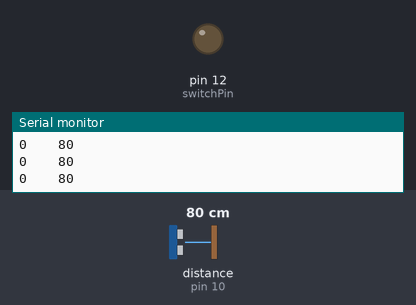
A sketch run on a simulated Arduino Uno, built with avr-gcc and run on an emulated ATmega328P. Shown: output pins drawn as LEDs (lit = HIGH), the last lines printed to the serial monitor. Wiring (inferred from the names in the program): ultrasonic range finder: trigger pin 11; echo pin 10. The test bench sets the inputs (shaded band); at power-on: distance to the obstacle (sensor on pin 10) 80 cm. The echo pulse lasts 58.3 µs per cm; pins used as bus, display or sensor lines are not drawn.

Above: at 1.2 s.
1.3 s: distance to the obstacle (sensor on pin 10) set to 11 cm
2.8 s: distance to the obstacle (sensor on pin 10) set to 8 cm
At 3.3 s:
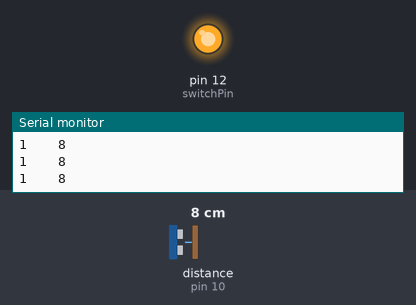
4.3 s: distance to the obstacle (sensor on pin 10) set to 250 cm
At 4.7 s:
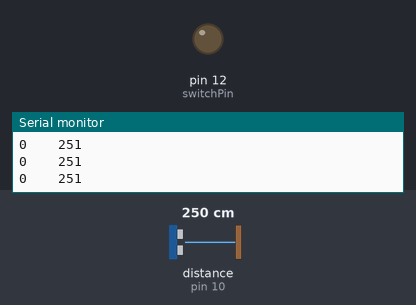
Timing chart, 0 to 7.3 s (numbered marks = the images above; inputs shaded):
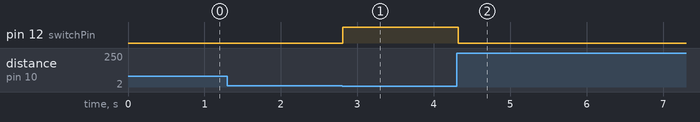

Measured:
- the behaviour switches between 10 and 9 cm on distance to the obstacle (sensor on pin 10) (found by bisection; images 0 and 1)
- after the input at 2.8 s, pin 12 (switchPin): LOW → HIGH at once
- after the input at 4.3 s, pin 12 (switchPin): HIGH → LOW at once

The sketch:

mos_switch_uss.ino
```cpp
/*     Patrick Tafoya
 *     2018 Hyperlynx
 *     Solenoid Valve Trigger Switch:
 *      Trigger the solenoid valves with the DROK 20203
 *      MOS trigger switch board. Signal initialized by
 *      ultrasonic sensor reading. US sensor is not integral
 *      to code, only used to show successful trigger through
 *      sensor reading. Sensor distance NOT filtered.
 *    */

const int switchPin = 12;
const int triggerPin = 11;
const int echoPin = 10;
bool switchByte = false;

void setup() {
  Serial.begin(9600);
  pinMode(switchPin, OUTPUT);
  pinMode(triggerPin, OUTPUT);
  pinMode(echoPin, INPUT);
  digitalWrite(switchPin, LOW);

}

void loop() {
  static unsigned int distanceCM;
  distanceCM = (unsigned int)(getUltrasonicMeasurement() / 58UL);
  //  If uss reads closer than 10 cm, switchByte to true
  if(distanceCM < 10){
    switchByte = true;
  }
  else{
    switchByte = false;
  }
  //  If true, trigger switch
  if(switchByte){
    digitalWrite(switchPin, HIGH);
  }
  else{
    digitalWrite(switchPin, LOW);
  }
  //  Display current trigger status and distance reading
  Serial.print(switchByte);
  Serial.print("\t\t");
  Serial.println(distanceCM);
}

//  Function for Ultrasonic sensor reading
unsigned long getUltrasonicMeasurement(){
  unsigned long duration;
  unsigned long echoStartTime;
  unsigned long echoStopTime;

  //Trigger line low 2ms
  digitalWrite(triggerPin, LOW);
  delayMicroseconds(2);
  //Trigger line high 10ms
  digitalWrite(triggerPin, HIGH);
  delayMicroseconds(10);
  //Trigger line low
  digitalWrite(triggerPin, LOW);
  //wait for echo
  while(digitalRead(echoPin) != HIGH);
  //Start timer
  echoStartTime = micros();
  //Stop timer when ech revieved
  while(digitalRead(echoPin) != LOW);
  echoStopTime = micros();
  //Measure elapsed time
  duration = echoStopTime - echoStartTime;

  return duration;

}
```
